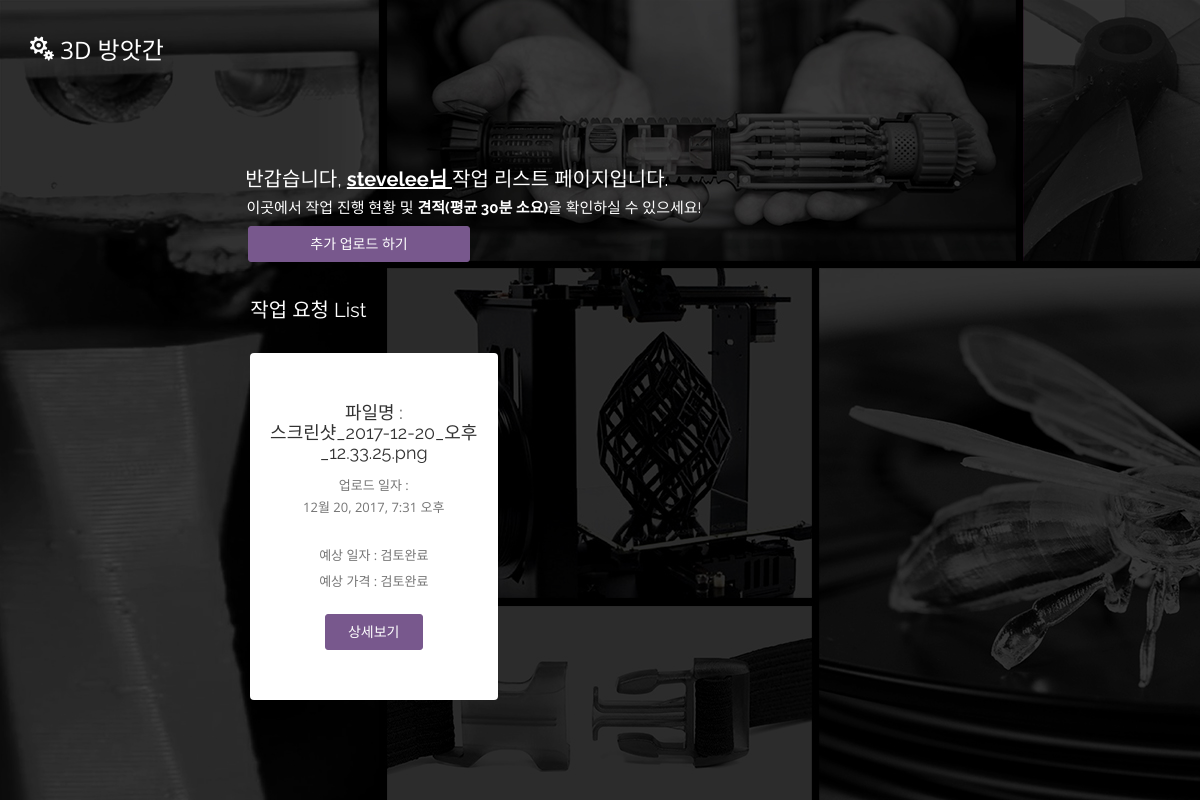
Screenshot of /mypagelist/ (signed in) with the database file from the repository.
### threedbang/models.py (models this page shows, shortened)
class StlFile(models.Model):
    comment = models.CharField(max_length= 255, blank=True)
    file = models.FileField(upload_to = user_path)
    owner = models.ForeignKey(settings.AUTH_USER_MODEL)
    pub_date = models.DateTimeField(auto_now_add=True)
    volume = models.IntegerField(default = 0)
    price = models.CharField(max_length = 255 ,  default ="검토중")
    time = models.CharField(max_length = 255 , default ="검토중")
    thumnail_image = models.ImageField(blank = True)
    filenamemake = models.CharField(max_length=255)
    fdm_material_price = models.IntegerField(blank = True,default = 0)
    fdm_time = models.IntegerField(blank = True,default = 0)
    fdm_machine_price = models.IntegerField(blank=True,default = 0)
    fdm_sum_price = models.IntegerField(blank=True,default = 0)
    sla_material_price = models.IntegerField(blank=True,default = 0)
    sla_time = models.IntegerField(blank = True,default = 0)
    sla_machine_price = models.IntegerField(blank=True,default = 0)
    sla_sum_price = models.IntegerField(blank=True,default = 0)
    sla_sum_time = models.IntegerField(blank = True , default = 0)
    fdm_sum_time = models.IntegerField(blank = True , default = 0)
    test_a = models.CharField(blank=True , max_length=255)
    test_b = models.CharField(blank=True, max_length = 255)

### threedbang/views.py (the view)
# urls.py: url(r'^mypagelist/$',login_required(threedbang_views.MypageListView.as_view()), name='mypagelist'),
class MypageListView(ListView):
    context_object_name = 'user_stlfile_list'
    paginate_by = 3
    def get_queryset(self):
        user = self.request.user
        return user.stlfile_set.all().order_by('-pub_date')

### threedbang/templates/threedbang/stlfile_list.html (shortened to what this page needs)
<!DOCTYPE html>
<html lang="en">
<head>
    {% load staticfiles %}
    <link rel="stylesheet" href="{% static 'css/theme.css' %}">
</head>
<body>
<header id="home" class="header">
    <nav id="navigation" class="navbar affix">
        <div class="container">
            <div class="row">
                <div class="col-md-12">
                    <div class="navbar-header">
                        <a href="{% url 'bootstrap' %}" class="brand">
                            <div class="big">
                               <span class="icon_cogs"></span> 3D 방앗간
                            </div>
                        </a>
                    </div>
                </div>
            </div>
        </div>
    </nav>
    <div id="carousel-home" class="slider owl-carousel owl-theme">
        <div class="item mask mask-black" style="background: url(/static/images/service.jpeg) ; no-repeat center top / cover;" data-stellar-background-ratio="0.4">
            <div class="full-wh relative" data-stellar-ratio="0.5">
                <div class="container" >
                   <div class="col-md-12 col-md-offset-2 relative">
                        <br><br><br><br>
                        <h1 class = 'aniamted fadeInDown wow' data-wow-delay = "0.2s" style="font-size: 20px;color: white;"> &nbsp;&nbsp;반갑습니다, <strong style="text-decoration:underline;">{{user.username}}님&nbsp;</strong>작업 리스트 페이지입니다.</h1>
                        <h1 class = 'aniamted fadeInDown wow' data-wow-delay = "0.2s" style="font-size: 15px;color: white; ">  &nbsp;&nbsp; 이곳에서 작업 진행 현황 및 <strong>견적(평균 30분 소요)</strong>을 확인하실 수 있으세요!</h1>
                       <a href = "{% url 'mypage' %}"><button class = "btn" style="width:20%; margin:0px 0px 15px 13px;">추가 업로드 하기 </button></a>
                       <br><br>
                       <h1 class = 'aniamted fadeInDown wow' data-wow-delay = "0.2s" style="font-size: 20px;color: white; ">  &nbsp;&nbsp; 작업 요청 List</h1>
                        <br>
                        {% if user_stlfile_list %}
                        {% for stlfile in user_stlfile_list %}
                            <div class="col-md-3 col-sm-12 animated fadeIn wow" data-wow-duration="0.9s" data-wow-delay="0.2s">
                                <div class="plan">
                                    <h3 class="name text-center">파일명 : <br>{{stlfile.filenamemake}}</h3>
                                    <ul class="features">
                                        <li>업로드 일자 :<br> {{stlfile.pub_date}}</li>
                                        <br>
                                        <li>예상 일자 : {{stlfile.time}}</li>
                                        <li>예상 가격 : {{stlfile.price}}</li>
                                    </ul>
                                    {% if stlfile.price != '검토중' %}
                                    <a href = "{% url 'estimate' filekey=stlfile.pk %}"><button  class="btn btn-theme"> <span class="text">상세보기</span></button></a>
                                    {% else %}
                                    <a href = #><button  class="btn btn-theme"><i class="icon fa fa-fw fa-check"></i> <span class="text">검토중</span></button></a>
                                    {% endif %}
                                </div>
                            </div>
                        {% endfor %}
                        {% endif %}
                        <br><br>
                       <br><br>
                   </div>
                </div>
            </div>
         </div>
    </div>
</header>
</body>
</html>

### threedbang/static/css/theme.css (style rules this page uses)
* { outline: none !important; }
html { height: 100%; }
body { height: 100%; min-height: 100%; -moz-osx-font-smoothing: grayscale; -webkit-font-smoothing: antialiased; font-size: 13px; line-height: 22px; color: #757575; font-family: 'Open Sans', sans-serif; background: #fff; }
.relative { position: relative !important; }
.full-wh { display: table-cell; width: 1%; height: 100vh; vertical-align: middle; }
.h1, h1, .h2, h2, .h3, h3, .h4, h4, .h5, h5, .h6, h6 { margin: 0 0 10px; color: #333; font-weight: 400; font-family: 'Raleway', sans-serif; }
.h1, h1 { color: #fff; font-size: 34px; }
.h3, h3 { font-size: 18px; }
a { color: #78588d; -webkit-transition: all 0.2s ease-in-out; -moz-transition: all 0.2s ease-in-out; -ms-transition: all 0.2s ease-in-out; -o-transition: all 0.2s ease-in-out; transition: all 0.2s ease-in-out; }
.btn, .btn:hover, .btn.hover, .btn:focus, .btn.focus, .btn:active, .btn.active { -webkit-box-shadow: none; -moz-box-shadow: none; box-shadow: none; }
.btn { -webkit-border-radius: 3px; -moz-border-radius: 3px; border-radius: 3px; -webkit-transition: all 0.3s ease-in-out; -moz-transition: all 0.3s ease-in-out; -ms-transition: all 0.3s ease-in-out; -o-transition: all 0.3s ease-in-out; transition: all 0.3s ease-in-out; position: relative; padding: 7px 22px; font-family: inherit; text-align: center; overflow: hidden; color: #fff !important; border-color: #78588d !important; background-color: #78588d !important; }
.btn .text { display: block; -webkit-transition: all 0.3s ease-in-out; -moz-transition: all 0.3s ease-in-out; -ms-transition: all 0.3s ease-in-out; -o-transition: all 0.3s ease-in-out; transition: all 0.3s ease-in-out; }
.mask { position: relative; z-index: 1; }
.mask::after { display: block; content: ''; position: absolute; top: 0; left: 0; z-index: -1; width: 100%; height: 100%; background: #78588d; opacity: .85; }
.mask.mask-black::after { opacity: .35; background: #000 !important; }
.header { height: 100%; }
.header .slider { height: 100%; }
.navbar { -webkit-border-radius: 0; -moz-border-radius: 0; border-radius: 0; -webkit-transition: all 0.3s ease-in-out; -moz-transition: all 0.3s ease-in-out; -ms-transition: all 0.3s ease-in-out; -o-transition: all 0.3s ease-in-out; transition: all 0.3s ease-in-out; z-index: 10; width: 100%; min-height: 1px; margin-bottom: 0; border: none; background: #78588d; }
.navbar .brand { position: absolute; -webkit-transition: all 0.3s ease-in-out; -moz-transition: all 0.3s ease-in-out; -ms-transition: all 0.3s ease-in-out; -o-transition: all 0.3s ease-in-out; transition: all 0.3s ease-in-out; display: inline-block; color: #fff; font-size: 24px; line-height: 59px; vertical-align: middle; }
.navbar .brand .big { display: inline-block; }
.navbar.affix-top { padding-top: 20px; position: fixed; background: transparent; }
.plan { margin-bottom: 20px; padding: 50px 10px; text-align: center; background: #fff; -webkit-border-radius: 4px; -moz-border-radius: 4px; border-radius: 4px; -webkit-transition: all 0.3s ease-in-out; -moz-transition: all 0.3s ease-in-out; -ms-transition: all 0.3s ease-in-out; -o-transition: all 0.3s ease-in-out; transition: all 0.3s ease-in-out; }
.plan .features { list-style: none; margin: 0 0 20px; padding: 0; }
.plan .features li { padding: 2px 0; cursor: pointer; -webkit-border-radius: 3px; -moz-border-radius: 3px; border-radius: 3px; -webkit-transition: all 0.2s ease-in-out; -moz-transition: all 0.2s ease-in-out; -ms-transition: all 0.2s ease-in-out; -o-transition: all 0.2s ease-in-out; transition: all 0.2s ease-in-out; }

### rows the page displays
StlFile: filenamemake "스크린샷_2017-12-20_오후_12.33.25.png", pub_date "12월 20, 2017, 7:31 오후", time "검토완료", price "검토완료", shows "상세보기"

### other values shown
{{ user.username }} "stevelee"
